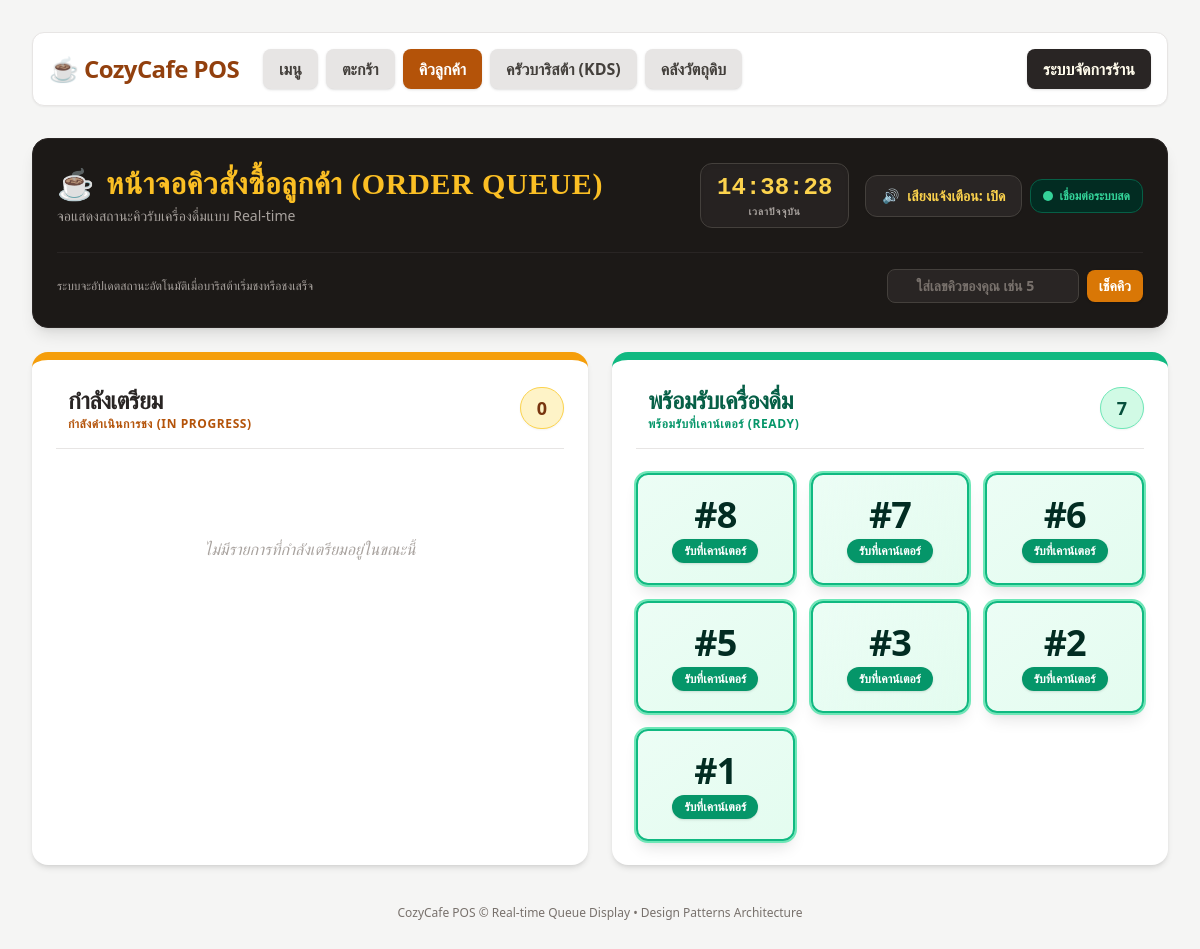
Page /queue/ on the earlier database version.
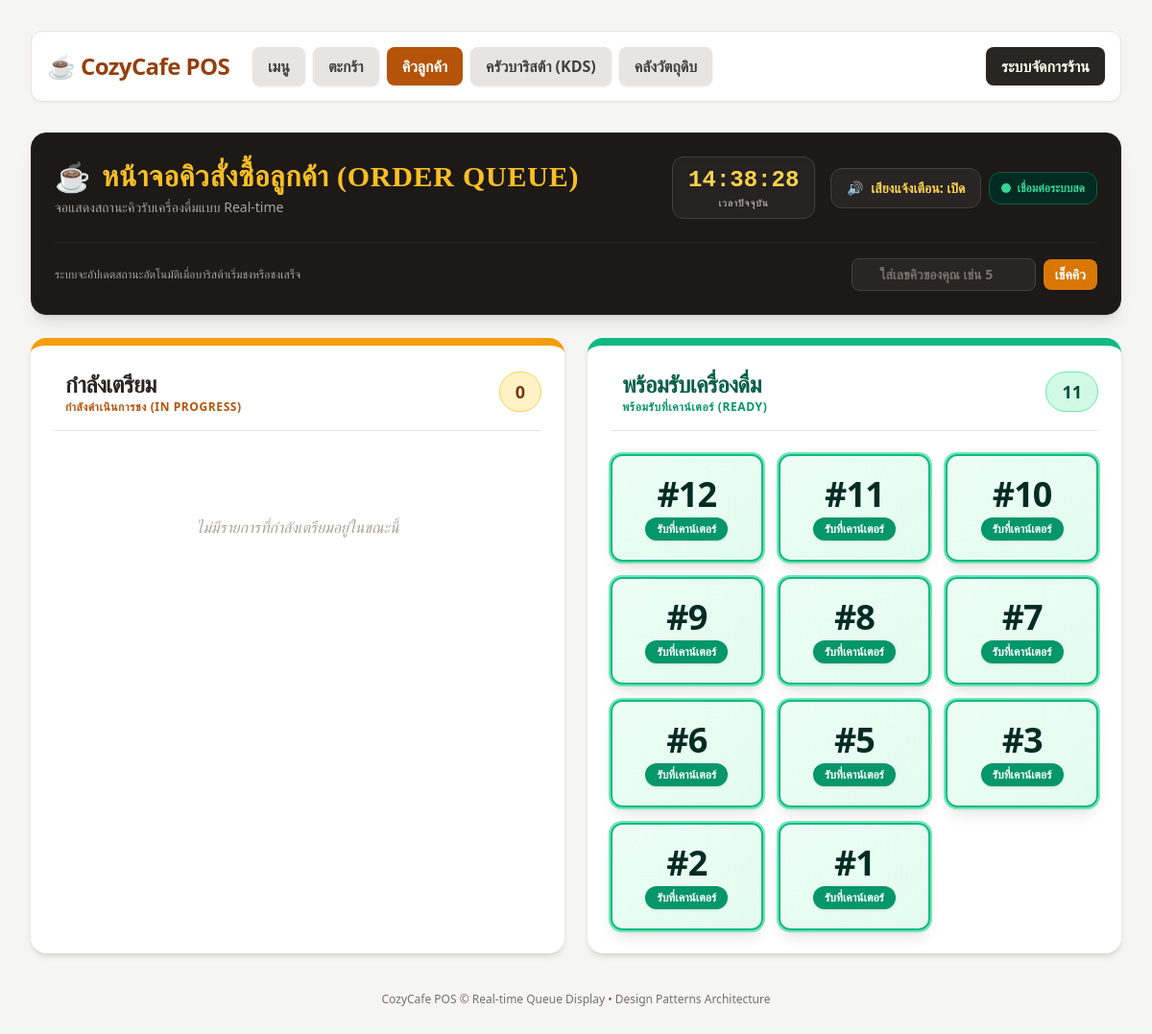
Same page on the later database version.
### pos/models.py (models this page shows, shortened)
class Order(models.Model):
    STATUS_CHOICES = [
        ('PENDING', 'Pending (รอคิวชง)'),
        ('BREWING', 'Brewing (กำลังชง)'),
        ('COMPLETED', 'Completed (เสร็จสิ้น)'),
        ('CANCELED', 'Canceled (ยกเลิก)'),
    ]
    description = models.TextField()
    total_cost = models.DecimalField(max_digits=10, decimal_places=2)
    status = models.CharField(max_length=20, choices=STATUS_CHOICES, default='PENDING')
    payment_method = models.CharField(max_length=20, default='CASH') # CASH, PROMPTPAY
    amount_paid = models.DecimalField(max_digits=10, decimal_places=2, default=0)
    change_amount = models.DecimalField(max_digits=10, decimal_places=2, default=0)
    payment_ref = models.CharField(max_length=100, blank=True, default='')
    created_at = models.DateTimeField(auto_now_add=True)

### pos/views.py (the view)
# urls.py: path('queue/', views.customer_queue, name='customer_queue'),
def customer_queue(request):
    preparing_orders = Order.objects.filter(status__in=['PENDING', 'BREWING']).order_by('created_at')
    ready_orders = Order.objects.filter(status='COMPLETED').order_by('-created_at')[:12]
    return render(request, 'pos/customer_queue.html', {
        'preparing_orders': preparing_orders,
        'ready_orders': ready_orders
    })

### pos/templates/pos/customer_queue.html (shortened to what this page needs)
<!DOCTYPE html>
<html lang="th">
<head>
    <script src="https://cdn.tailwindcss.com"></script>
</head>
<body class="bg-stone-100 text-stone-800 font-sans p-4 md:p-8 min-h-screen flex flex-col">
    <nav class="mb-8 flex flex-wrap gap-2 items-center bg-white p-4 rounded-xl shadow-sm border border-stone-200">
        <div class="text-2xl font-bold text-amber-800 mr-4 tracking-tight">☕ CozyCafe POS</div>
        <a href="{% url 'menu' %}" class="px-4 py-2 bg-stone-200 text-stone-700 font-semibold rounded-lg shadow hover:bg-stone-300 transition">เมนู</a>
        <a href="{% url 'cart' %}" class="px-4 py-2 bg-stone-200 text-stone-700 font-semibold rounded-lg shadow hover:bg-stone-300 transition">ตะกร้า</a>
        <a href="{% url 'customer_queue' %}" class="px-4 py-2 bg-amber-700 text-white font-semibold rounded-lg shadow hover:bg-amber-800 transition">คิวลูกค้า</a>
        <a href="{% url 'barista' %}" class="px-4 py-2 bg-stone-200 text-stone-700 font-semibold rounded-lg shadow hover:bg-stone-300 transition">ครัวบาริสต้า (KDS)</a>
        <a href="{% url 'inventory' %}" class="px-4 py-2 bg-stone-200 text-stone-700 font-semibold rounded-lg shadow hover:bg-stone-300 transition">คลังวัตถุดิบ</a>
        <a href="{% url 'custom_admin' %}" class="px-4 py-2 bg-stone-800 text-amber-50 font-semibold rounded-lg shadow hover:bg-stone-900 transition ml-auto">ระบบจัดการร้าน</a>
    </nav>
    <header class="bg-stone-900 text-amber-50 p-6 rounded-2xl shadow-lg mb-6 border border-stone-800">
        <div class="flex flex-col md:flex-row justify-between items-center gap-4">
            <div>
                <div class="flex items-center space-x-3">
                    <span class="text-3xl">☕</span>
                    <h1 class="text-3xl font-extrabold tracking-wide font-serif text-amber-400">หน้าจอคิวสั่งซื้อลูกค้า (ORDER QUEUE)</h1>
                </div>
                <p class="text-stone-400 text-sm mt-1">จอแสดงสถานะคิวรับเครื่องดื่มแบบ Real-time</p>
            </div>
            <div class="flex flex-wrap items-center gap-4">
                <div class="text-center bg-stone-800/80 px-4 py-2 rounded-xl border border-stone-700 shadow-inner">
                    <span id="live-clock" class="text-2xl font-mono font-bold text-amber-300">--:--:--</span>
                    <div class="text-[10px] text-stone-400 uppercase tracking-widest font-semibold">เวลาปัจจุบัน</div>
                </div>
                <div class="flex items-center gap-2">
                    <button id="sound-toggle-btn" onclick="toggleSound()" class="px-4 py-2.5 bg-stone-800 hover:bg-stone-700 text-amber-300 rounded-xl border border-stone-700 text-sm font-semibold transition flex items-center space-x-2 shadow-sm">
                        <span id="sound-icon">🔊</span>
                        <span id="sound-text">เสียงแจ้งเตือน: เปิด</span>
                    </button>
                    <span class="inline-flex items-center gap-1.5 px-3 py-2 bg-emerald-950 text-emerald-400 rounded-xl text-xs font-bold border border-emerald-800">
                        <span class="w-2.5 h-2.5 rounded-full bg-emerald-400 animate-ping"></span>
                        เชื่อมต่อระบบสด
                    </span>
                </div>
            </div>
        </div>
        <div class="mt-6 pt-4 border-t border-stone-800 flex flex-col sm:flex-row items-center justify-between gap-3">
            <div class="text-xs text-stone-400 font-medium flex items-center gap-2">
                <span>ระบบจะอัปเดตสถานะอัตโนมัติเมื่อบาริสต้าเริ่มชงหรือชงเสร็จ</span>
            </div>
            <div class="flex items-center space-x-2 w-full sm:w-auto">
                <input id="search-order-input" type="number" placeholder="ใส่เลขคิวของคุณ เช่น 5" class="bg-stone-800 text-amber-200 border border-stone-700 rounded-lg px-3 py-1.5 text-sm focus:outline-none focus:border-amber-400 w-48 text-center placeholder-stone-500 font-bold">
                <button onclick="checkMyOrder()" class="px-3 py-1.5 bg-amber-600 hover:bg-amber-500 text-white text-sm font-bold rounded-lg transition shadow">
                    เช็คคิว
                </button>
            </div>
        </div>
    </header>
    <main class="grid grid-cols-1 md:grid-cols-2 gap-6 flex-grow">
        <section class="bg-white rounded-2xl shadow-md border-t-8 border-amber-500 p-6 flex flex-col">
            <div class="flex justify-between items-center mb-6 pb-4 border-b border-stone-200">
                <div class="flex items-center space-x-3">
                    <div>
                        <h2 class="text-2xl font-black text-stone-800 tracking-tight">กำลังเตรียม</h2>
                        <p class="text-xs font-bold uppercase tracking-wider text-amber-700">กำลังดำเนินการชง (In Progress)</p>
                    </div>
                </div>
                <span id="preparing-count" class="bg-amber-100 text-amber-900 font-black text-lg px-4 py-1.5 rounded-full border border-amber-300 shadow-sm">
                    {{ preparing_orders|length }}
                </span>
            </div>
            <div id="preparing-list" class="grid grid-cols-2 sm:grid-cols-3 gap-4 auto-rows-max flex-grow">
                {% for order in preparing_orders %}
                <div class="queue-card p-4 rounded-xl border-2 {% if order.status == 'BREWING' %}border-amber-400 bg-amber-50/70 shadow-md ring-2 ring-amber-300/50{% else %}border-stone-200 bg-stone-50{% endif %} text-center flex flex-col justify-center items-center transition hover:scale-105 duration-200" data-order-id="{{ order.id }}">
                    <div class="text-3xl font-black text-stone-800 mb-1">#{{ order.id }}</div>
                    {% if order.status == 'BREWING' %}
                    <span class="inline-flex items-center gap-1 text-[11px] font-bold uppercase bg-amber-500 text-white px-2 py-0.5 rounded-full animate-pulse shadow-sm">
                        <span></span> กำลังชง
                    </span>
                    {% else %}
                    <span class="inline-flex items-center text-[11px] font-bold uppercase bg-stone-200 text-stone-700 px-2 py-0.5 rounded-full">
                        รอคิวชง
                    </span>
                    {% endif %}
                </div>
                {% empty %}
                <div class="col-span-full py-16 text-center text-stone-400 font-medium italic">
                    ไม่มีรายการที่กำลังเตรียมอยู่ในขณะนี้
                </div>
                {% endfor %}
            </div>
        </section>
        <section class="bg-white rounded-2xl shadow-md border-t-8 border-emerald-500 p-6 flex flex-col">
            <div class="flex justify-between items-center mb-6 pb-4 border-b border-stone-200">
                <div class="flex items-center space-x-3">
                    <div>
                        <h2 class="text-2xl font-black text-emerald-800 tracking-tight">พร้อมรับเครื่องดื่ม</h2>
                        <p class="text-xs font-bold uppercase tracking-wider text-emerald-600">พร้อมรับที่เคาน์เตอร์ (Ready)</p>
                    </div>
                </div>
                <span id="ready-count" class="bg-emerald-100 text-emerald-900 font-black text-lg px-4 py-1.5 rounded-full border border-emerald-300 shadow-sm">
                    {{ ready_orders|length }}
                </span>
            </div>
            <div id="ready-list" class="grid grid-cols-2 sm:grid-cols-3 gap-4 auto-rows-max flex-grow">
                {% for order in ready_orders %}
                <div class="queue-card p-5 rounded-xl border-2 border-emerald-500 bg-gradient-to-br from-emerald-50 to-emerald-100/60 shadow-lg text-center flex flex-col justify-center items-center transition hover:scale-105 duration-200 ring-2 ring-emerald-300" data-order-id="{{ order.id }}">
                    <div class="text-4xl font-black text-emerald-950 mb-1 tracking-tight">#{{ order.id }}</div>
                    <span class="inline-flex items-center gap-1 text-xs font-black uppercase bg-emerald-600 text-white px-3 py-1 rounded-full shadow">
                        รับที่เคาน์เตอร์
                    </span>
                </div>
                {% empty %}
                <div class="col-span-full py-16 text-center text-stone-400 font-medium italic">
                    ยังไม่มีออเดอร์พร้อมรับ
                </div>
                {% endfor %}
            </div>
        </section>
    </main>
    <footer class="mt-8 text-center text-xs text-stone-500 py-2">
        CozyCafe POS &copy; Real-time Queue Display &bull; Design Patterns Architecture
    </footer>
</body>
</html>

Differences in the rows shown:
added Order: id "12"
added Order: id "11"
added Order: id "10"
added Order: id "9"
Other differences:
{{ ready_orders|length }}: "7" → "11"
